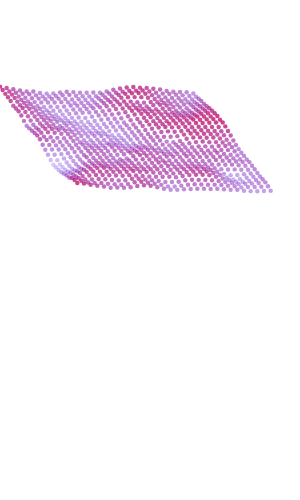
Frame 1 (no input)
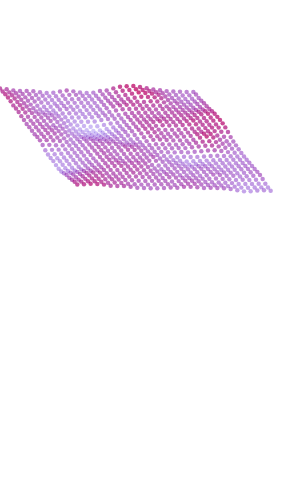
Frame 60 (no input)
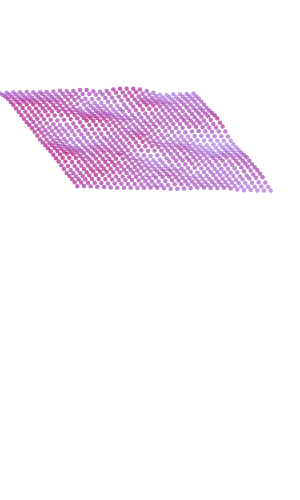
Frame 120 (the mouse pressed at the canvas centre since frame 60)

The p5.js sketch that drew these frames (run headless with seeded random() and noise() and a simulated clock; from frame 60 on, the mouse is pressed at the canvas centre):

// p5.js sketch
// ── sketch.js
/*
In this task I was able to implement the wave funcion which uses the translate and rotate functions to give rotating motion to individual dots. The difference in angle phase creates the wave effect. The variable angle_phase use noise to introduce some randomness to the phase. 
The newColor function changes the color of dots dependingt if they are in the lowest or highest position.
The wave reacts to the mouse position 
*/
///

var amp;
let abs_angle=0
let abs_angle4=0
let mx;


function setup()
{
    createCanvas(300, 500);
    background(255);
    rectMode(CENTER);
    // noiseDetail(1)
    amp = 100
    angle = random(0,360)
    counter = 0
}

function draw()
{
    background(255);

    var noOfDots = 30;
    // var size = width/noOfDots; // FOR MIDTERM SUBMISSION
    var size = (width-100)/noOfDots;

    for (var x = 0; x < noOfDots; x++){
      for (var y = 0; y < noOfDots; y++){
        // waves2B(x,y,size) // SUBMITTED  -- WAVES EFFECT - submitted one -
        // waves4(x,y,size) // Modified after mid-term submission - WAVE EFFECT BUT A LOT OF NOISE, x and y controlled by mosue
        noiseSurface(x,y,size)  // NOISE SURFACE EFFECT
    }
    
    // Limitting angle to range of 0 to 360
    // abs_angle = abs_angle%360
    abs_angle4+= mx
    counter+=mx

    abs_angle = abs_angle%360
    abs_angle+=0.1
    
}
}


function createDot(size,c){
  // Creates a dot at 0,0 location of given size and color
  push();
    noStroke()
    fill(c)
    ellipse(0,0,size,size);
  pop();
}


function drawLine(originX,originY,endX,endY){
  // Draws line and dot indicating its beginning between two given positons 
  push()
    stroke(color("red"))
    let el_size = 4
    ellipse(originX,originY,el_size,el_size)
    line(originX,originY,endX,endY)
  pop()
}
/////////////// SUBMITTED WAVE FUNCTION ///////////////

/////////////// 2B /////////

function waves2B(x,y,size ){ 
  
  push() // POSITIONING THE DOTS
    translate(x*size,y*size) // POSITIONING THE DOTS
    
    push() // WAVE EFFECT
      n =wave2B(x, y); 
      let c = createNewColor2B(x,y,n)
      createDot(size/2,c)
    pop() // WAVE EFFECT END
    
  pop() // POSITIONING THE DOTS END
}


function wave2B(x,y){
  // mY = map(mouseY,0,height, 0, 40)
  // let amp = mY
  let amp;
  amp=40
  nA = noise(x*0.1, y*0.1 + 1, frameCount*0.005)
  amp = map(nA,0,1, 0,100)
  
  nAP = noise(x*0.5+1,y*.5+4, frameCount*0.005)
  phaseNoise = map(nAP,0,1,-4,4)
  mX= map(mouseX,-width/2,width/2,0,6)
  mY= map(mouseY,-height/2,height/2,0,6)
  
  anglePhase= x*mX +y*mY  + phaseNoise*5  
  angle = (abs_angle + anglePhase)%360
  
  let barH = amp
  rotate(radians(angle))
  // drawLine(0,0,0,-barH)
  translate(0,-barH)
  
  // FOR COLORS
  let norm_angle;
  if (angle<180){
    norm_angle=map(angle,0,180,1,0)
  }
  else{
    norm_angle=map(angle,180,360,0,1)
  }
  
  return norm_angle
}

function noiseSurface(x,y, size){
  push() // POSITIONING THE DOTS
  fill(0)
  
  translate(y*size*0.4 +x*size, 100+0.5*y*size) // POSITIONING THE DOTS
  
  push() // WAVE EFFECT
  
    n =surface(x, y); 
    let c = createNewColor2B(x,y,1-n)
    createDot(size/1.5,c)
  pop() // WAVE EFFECT END
  
pop() // POSITIONING THE DOTS END
}

function surface(x,y){
  let amp = 20
  shiftV = 0
  let mX= map(mouseX,0,width,0,3)
  let mY= map(mouseY,0,width,0,3)
  // nX= noise(x*0.1+mX, 0)
  // nY= noise(0, y*0.1 +mY)
  n= noise(x*0.1 + mX, y*0.1 + mY, frameCount*0.005)
  
  let barH = map(n,0,1,0,amp)
  
  rotate(radians(0))
  
  let barHeight = -barH
  // drawLine(0,0,0,barHeight)
  translate(0,barHeight)

    return n
}


function createNewColor2B(x,y,n){
  // Creates rnadom color using noise function

  let f = 0.1
  let fc = frameCount*0.01
  
  // let nR = noise((x+1)*f, (y+1)*f, fc)
  let R = map(n, 0,1,255,30)
  let G = 0
  let B = map(n, 0,1,30,255)
  let A = map(n, 0.0,1,255,30)
  
  let c= color(R,G,B,A)
  
  return c
}



/////////////// 4 - modified after mid-term submission/////////

function waves4(x,y,size ){
  
  push() // POSITIONING THE DOTS
    translate(x*size,y*size) // POSITIONING THE DOTS
    
    push() // WAVE EFFECT
      n =wave4(x, y); 
      let c = createNewColor4(x,y,n)
      createDot(size/2,c)
    pop() // WAVE EFFECT END
    
  pop() // POSITIONING THE DOTS END
}


function wave4(x,y){
  // mY = map(mouseY,0,height, 0, 40)
  // let amp = mY
  let amp;
  amp=40
  nA = noise(x*0.1, y*0.1 + 1, frameCount*0.005)
  amp = map(nA,0,1, 0,100)
  
  mX= map(mouseX,-width/2,width/2,0,6)
  mx = mX*0.01
  mY= map(mouseY,-height/2,height/2,0,6)


  nAP = noise(x*0.04+1+mX/3,y*.04+4 + mY/3, frameCount*0.001)
  phaseNoise = map(nAP,0,1,-4,4)
  
  // anglePhase= x*mX +y*mY  + phaseNoise*5  
  anglePhase= phaseNoise*50
  amp = phaseNoise*100
  angle = (abs_angle4 + anglePhase)%360
  
  let barH = amp
  rotate(radians(angle))
  // drawLine(0,0,0,-barH)
  translate(0,-barH)
  
  // FOR COLORS
  let norm_angle;
  if (angle<180){
    norm_angle=map(angle,0,180,1,0)
  }
  else{
    norm_angle=map(angle,180,360,0,1)
  }
  
  return norm_angle
}

function createNewColor4(x,y,n){
  // Creates rnadom color using noise function

  let f = 0.1
  let fc = frameCount*0.01
  
  // let nR = noise((x+1)*f, (y+1)*f, fc)
  let R = map(n, 0,1,255,30)
  let G = 0
  let B = map(n, 0,1,30,255)
  let A = map(n, 0.0,1,255,30)
  
  let c= color(R,G,B,A)
  
  return c
}

////////// NOT USED FUNCTIONS ////////////////
///// 1 ///////////////
function createNewColor(x,y){
  // Creates rnadom color using noise function

  let f = 0.1
  let fc = frameCount*0.01
  
  let R = noise((x+1)*f, (y+1)*f, fc)*255
  let G = 100 -noise((x+2)*f, (y+2)*f, fc)*50
  let B = (1- noise((x+3)*f, (y+3)*f, fc))*255
  
  let c= color(R,G,B)
  
  return c
}

function waves1(x,y,size ){
  let c = createNewColor(x,y)
  push() // POSITIONING THE DOTS
    translate(x*size,y*size) // POSITIONING THE DOTS
    
    push() // WAVE EFFECT
      wave1(x, y); 
      createDot(size/2,c)
    pop() // WAVE EFFECT END
    
  pop() // POSITIONING THE DOTS END
}

function wave1(x,y){
  shiftV = 0
    shiftH = 50
    mY = map(mouseY,0,height,0.05,0.1)
    let mX = map(mouseX,0,width,0.05,0.01)
    let n = noise(x*mX,y*mY+4,frameCount*0.004)
    
    let nA = noise( + x*0.006,y*0.003+2,frameCount*mX)
        
    // let angleStep = map(nA,0,1,-0.1,0.1)
    
    // angleStep = map(nA,0,1,0.01,0.02)
    // angleStep = constrain(angleStep, 0.1, high)
    angleStep = map(mouseX,0,width,-0.02,0.02) + n*map(mouseY,0,height,-0.05,0.05)
    angle = angle + angleStep
    
    shiftH = map(n,0,1,-amp,amp)
    
    // if (x==0 && y==0){
    //   console.log(angle )
    // }
    rotate(radians(angle))
      drawLine(0,0,shiftH,shiftV)
      translate(shiftH,shiftV)
}

///////////
/*Step 4: 
To generate the wave you need to calculate the phase angle and use rotate() and translate() in your wave() function to animate. 
The angle is calculated using the x and y coordinates as well as the frameCount so that the animation change over time. Make sure you scale the input parameters of the wave function appropriately so that you get organic values out of it. Do not use framerate() to adjust the animation.\
*/



function createNewColor2(x,y,n){
  // Creates rnadom color using noise function

  let f = 0.1
  let fc = frameCount*0.01
  
  // let nR = noise((x+1)*f, (y+1)*f, fc)
  let R = map(n,0,1,0, 255)

  let nG = noise((x+2)*f, (y+2)*f, fc)
  let G = 100 -map(nG,0,1,0,255)

  // let nB = map(n,0,1,255, 255)
  let B = (1- noise((x+3)*f, (y+3)*f, fc))*255
  let A = map(n, 0.35,0.6,0,255)
  
  let c= color(R,G,B,A)
  
  return c
}

function waves2(x,y,size ){
  
  push() // POSITIONING THE DOTS
    translate(x*size,y*size) // POSITIONING THE DOTS
    
    push() // WAVE EFFECT
      n =wave2(x, y); 
      let c = createNewColor2(x,y,n)
      createDot(size/2,c)
    pop() // WAVE EFFECT END
    
  pop() // POSITIONING THE DOTS END
}

function wave2(x,y){
  let amp = 100
  shiftV = 0
  let mX= map(mouseX,0,width,0,3)
  let mY= map(mouseY,0,width,0,3)
  // nX= noise(x*0.1+mX, 0)
  // nY= noise(0, y*0.1 +mY)
  n= noise(x*0.1 + mX, y*0.1 + mY)
  
  let barH = map(n,0,1,0,amp)
  
  rotate(radians(0))
  
  let barHeight = -barH
  drawLine(0,0,0,barHeight)
  translate(0,barHeight)

    return n
}



// function wave2B(x,y){
//   mY = map(mouseY,0,height, 0, 40)
//   let amp = mY
//   let mX= map(mouseX,0,width,0,1)
//   nAP = noise(x*0.5, 0)
//   anglePhase = map(nAP,0,1,-0.2,0.2)+ mX
//   angle = (angle + anglePhase)%360
//   let barH = amp
//   rotate(radians(angle))
//   drawLine(0,0,0,-barH)
//   translate(0,-barH)
  
//   // FOR COLORS
//   let norm_angle;
//   if (angle<180){
//     norm_angle=map(angle,0,180,1,0)
//   }
//   else{
//     norm_angle=map(angle,180,360,0,1)
//   }
  
//   return norm_angle
// }
